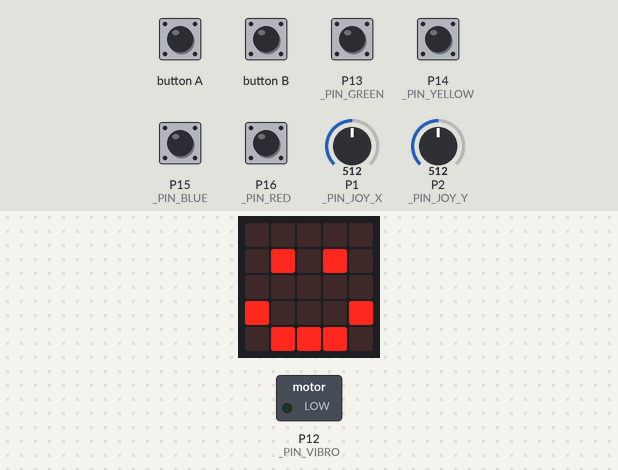
This program was run on a simulated BBC micro:bit running MicroPython. On the bench: the board's 5×5 LED display, switched loads named in the program (green lamp = pin HIGH). The test bench sets the inputs (shaded band); at power-on: P13 (_PIN_GREEN), P14 (_PIN_YELLOW), P15 (_PIN_BLUE), P16 (_PIN_RED) HIGH, P1 (_PIN_JOY_X) = 512, P2 (_PIN_JOY_Y) = 512 (analog values on the 0–1023 scale).

Above: at 0.1 s.
1.8 s: P16 (_PIN_RED) pulled LOW for 0.15 s
At 3.0 s:
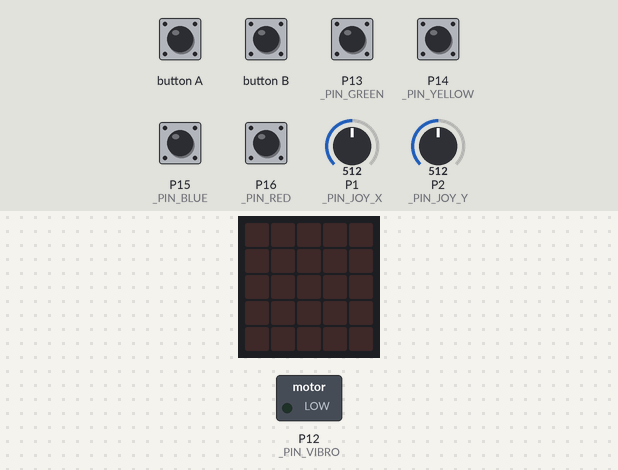
3.6 s: P1 (_PIN_JOY_X) set to 787
5.1 s: P1 (_PIN_JOY_X) set to 810
At 6.3 s:
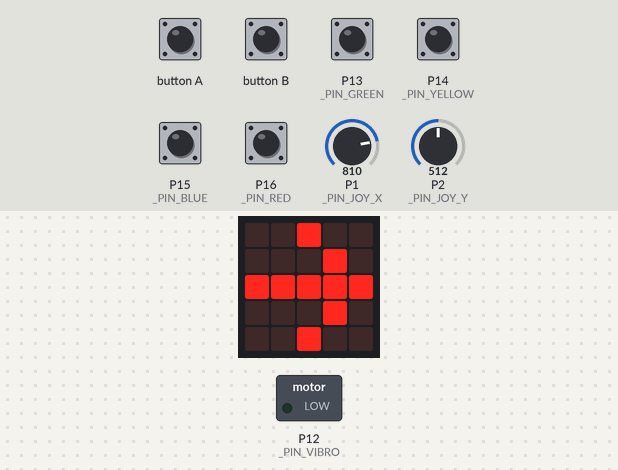
6.6 s: P13 (_PIN_GREEN) pulled LOW for 0.15 s
At 6.67 s:
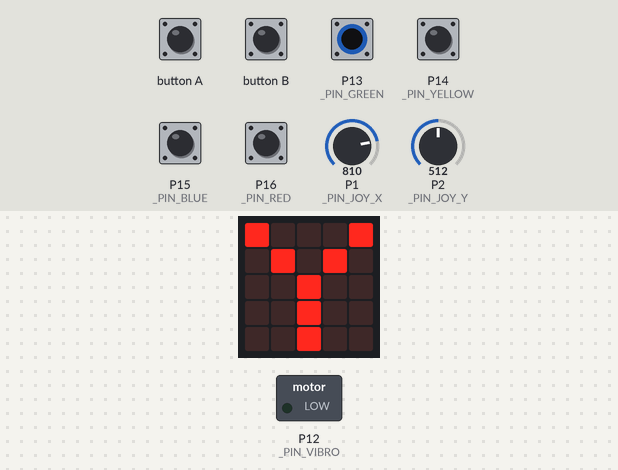
8.2 s: P14 (_PIN_YELLOW) pulled LOW for 0.15 s
At 8.27 s:
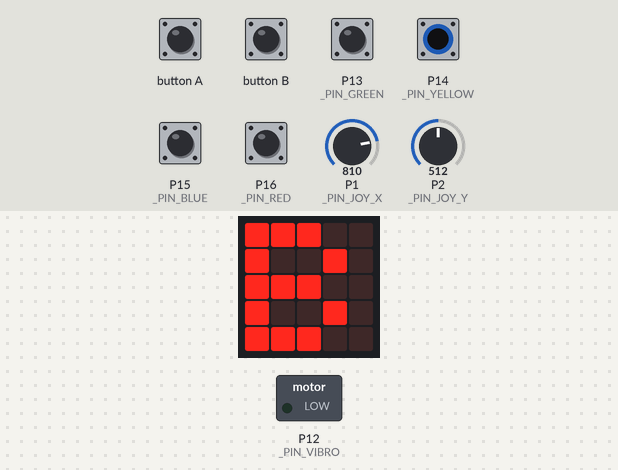
9.8 s: P15 (_PIN_BLUE) pulled LOW for 0.15 s
At 9.87 s:
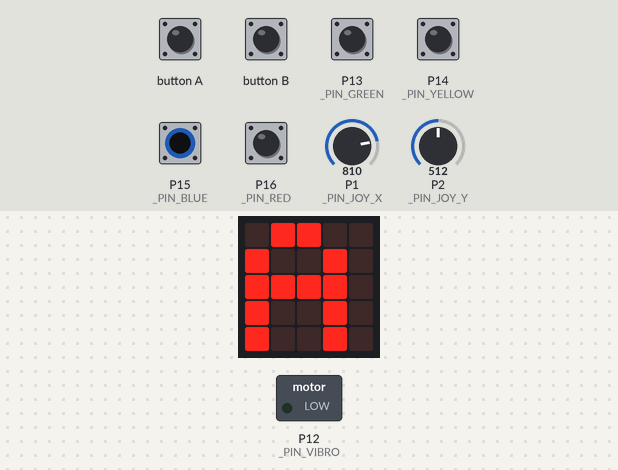
Timing chart, 0 to 12.4 s (numbered marks = the images above; inputs shaded):
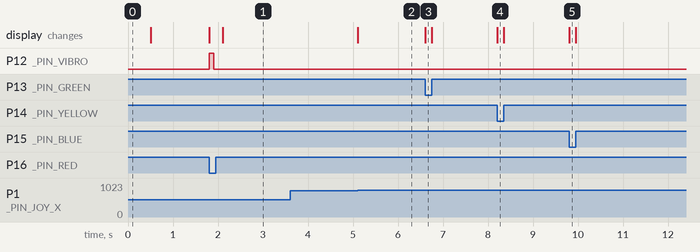

The program:

main.py
```python
from microbit import *
import gamepad  # Подключаем наш файл-драйвер

# Первая часть
"""display.scroll("Hello Bit!")

while True:
    if gamepad.button_A():
        display.show("A")

    elif gamepad.button_B():
        display.show("B")

    elif gamepad.button_Y():
        display.show("Y")

    elif gamepad.button_X():
        display.show("X")"""

#  Вторая часть
"""while True:
    # Получаем координаты стика
    x = gamepad.joystick_x()
    y = gamepad.joystick_y()

    # Выводим их в консоль компьютера
    print("X:", x, "Y:", y)

    sleep(100)"""

# Третья часть
"""while True:
    x = gamepad.joystick_x()
    y = gamepad.joystick_y()

    if x < 200:
        display.show(Image.ARROW_W)
    elif x > 800:
        display.show(Image.ARROW_E)
    elif y < 200:
        # ВНИМАНИЕ: Проверьте свой джойстик.
        # Часто 0 - это Верх (North), но бывает наоборот!
        display.show(Image.ARROW_N)
    elif y > 800:
        display.show(Image.ARROW_S)
    else:
        display.clear()"""

# Четвертая часть

display.show(Image.HAPPY)
sleep(500)

while True:
    # 1. Сначала проверяем кнопки
    if gamepad.button_A():
        display.show("A")

    elif gamepad.button_B():
        display.show("B")

    elif gamepad.button_Y():
        display.show("Y")

    elif gamepad.button_X():
        display.show("X")
        gamepad.vibrate(100) # Короткая вибрация!
        sleep(200) # Пауза, чтобы не вибрировал сплошным гулом

    # 2. Если кнопки не трогали, проверяем джойстик
    else:
        x = gamepad.joystick_x()
        y = gamepad.joystick_y()

        if x < 200:
            display.show(Image.ARROW_W)
        elif x > 800:
            display.show(Image.ARROW_E)
        elif y < 200:
            # ВНИМАНИЕ: Проверьте свой джойстик.
            # Часто 0 - это Верх (North), но бывает наоборот!
            display.show(Image.ARROW_N)
        elif y > 800:
            display.show(Image.ARROW_S)
        else:
            display.clear()
```

gamepad.py
```python
# gamepad.py - Драйвер для Yahboom Game Handle (Compact)
# Этот файл скрывает сложную работу с пинами и резисторами.

from microbit import *

# --- НАСТРОЙКИ ОБОРУДОВАНИЯ (КОНСТАНТЫ) ---
# Пины, к которым подключены кнопки на плате Yahboom
_PIN_RED = pin16     # Красная кнопка (X)
_PIN_BLUE = pin15    # Синяя кнопка (A)
_PIN_YELLOW = pin14  # Желтая кнопка (B)
_PIN_GREEN = pin13   # Зеленая кнопка (Y)

# Пины джойстика
_PIN_JOY_X = pin1
_PIN_JOY_Y = pin2

# Пин вибромотора
_PIN_VIBRO = pin12

# --- ИНИЦИАЛИЗАЦИЯ (АВТОМАТИЧЕСКАЯ) ---
# Этот код срабатывает сразу при импорте библиотеки.
# Мы включаем PULL_UP резисторы, чтобы кнопки не "шумели".
_PIN_RED.set_pull(pin16.PULL_UP)
_PIN_BLUE.set_pull(pin15.PULL_UP)
_PIN_YELLOW.set_pull(pin14.PULL_UP)
_PIN_GREEN.set_pull(pin13.PULL_UP)

# --- (API) ---

def button_A():
    """Возвращает True, если нажата СИНЯЯ кнопка (A)"""
    return _PIN_BLUE.read_digital() == 0

def button_B():
    """Возвращает True, если нажата ЖЕЛТАЯ кнопка (B)"""
    return _PIN_YELLOW.read_digital() == 0

def button_X():
    """Возвращает True, если нажата КРАСНАЯ кнопка (X)"""
    return _PIN_RED.read_digital() == 0

def button_Y():
    """Возвращает True, если нажата ЗЕЛЕНАЯ кнопка (Y)"""
    return _PIN_GREEN.read_digital() == 0

def joystick_x():
    """Возвращает положение стика по горизонтали (0..1023)"""
    return _PIN_JOY_X.read_analog()

def joystick_y():
    """Возвращает положение стика по вертикали (0..1023)"""
    return _PIN_JOY_Y.read_analog()

def vibrate(duration=100):
    """
    Включает вибрацию на указанное время (в миллисекундах).
    Пример: gamepad.vibrate(200)
    """
    _PIN_VIBRO.write_digital(1) # Вкл
    sleep(duration)             # Ждем
    _PIN_VIBRO.write_digital(0) # Выкл
```

Measured:
- the behaviour switches between 800 and 801 on P1 (_PIN_JOY_X) (found by bisection; images 1 and 2)
- after the input at 1.8 s, P12 (_PIN_VIBRO): LOW → HIGH at once, → LOW 0.10 s later; the display: first changes at once (image 1 shows a later state)
- after the input at 3.6 s, every drawn part: stays the same
- after the input at 5.1 s, the display: changes at once (image 2)
- after the input at 6.6 s, the display: changes at once (image 3)
- after the input at 8.2 s, the display: changes at once (image 4)
- after the input at 9.8 s, the display: changes at once (image 5)
